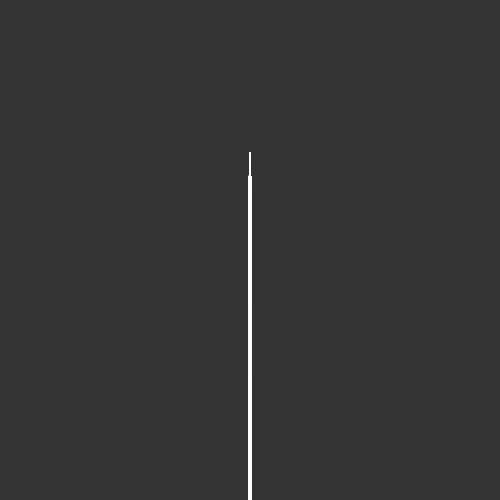
Frame 1 (no input)
Frame 60 (no input): identical to frame 1, image omitted
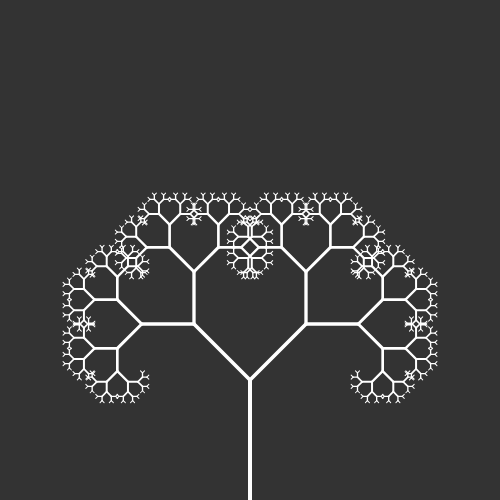
Frame 120 (the mouse pressed at the canvas centre since frame 60)

The p5.js sketch that drew these frames (run headless with seeded random() and noise() and a simulated clock; from frame 60 on, the mouse is pressed at the canvas centre):

// p5.js sketch
// ── sketch.js
var canvas;
var currTime;
var branches = 2;
var minLength = 2;

function setup(){
    canvas = createCanvas(500,500);
    background(40);
}

function draw(){
    background(51);
    
    //time based control
    //currTime = ((new Date).getTime()%80000)/10000;
    //angle = PI/(2+currTime);
    
    //mouse based control
    angle = map(mouseX, 0, width, 0, PI/2);
    
    translate(width/2, height);
    stroke(255);
    branch(120, 1);
}

function branch(len, generation){
    strokeWeight(map(generation, 1,10,4,1));
    line(0,0,0,-len);

    translate(0, -len);
    len *= 0.66

    generation++;
    if(len > minLength){
        push();
        rotate(angle);
        branch(len, generation);
        pop();
        
        push();
        rotate(-angle);
        branch(len, generation);
        pop();

        if(branches == 3){
            push();
            branch(len, generation);
            pop();
        }
    }
}

function mouseClicked(){
    if(branches > 2){
        branches = 2
    }
    else{
        branches = 3;
        minLength = 4;
    }
}
